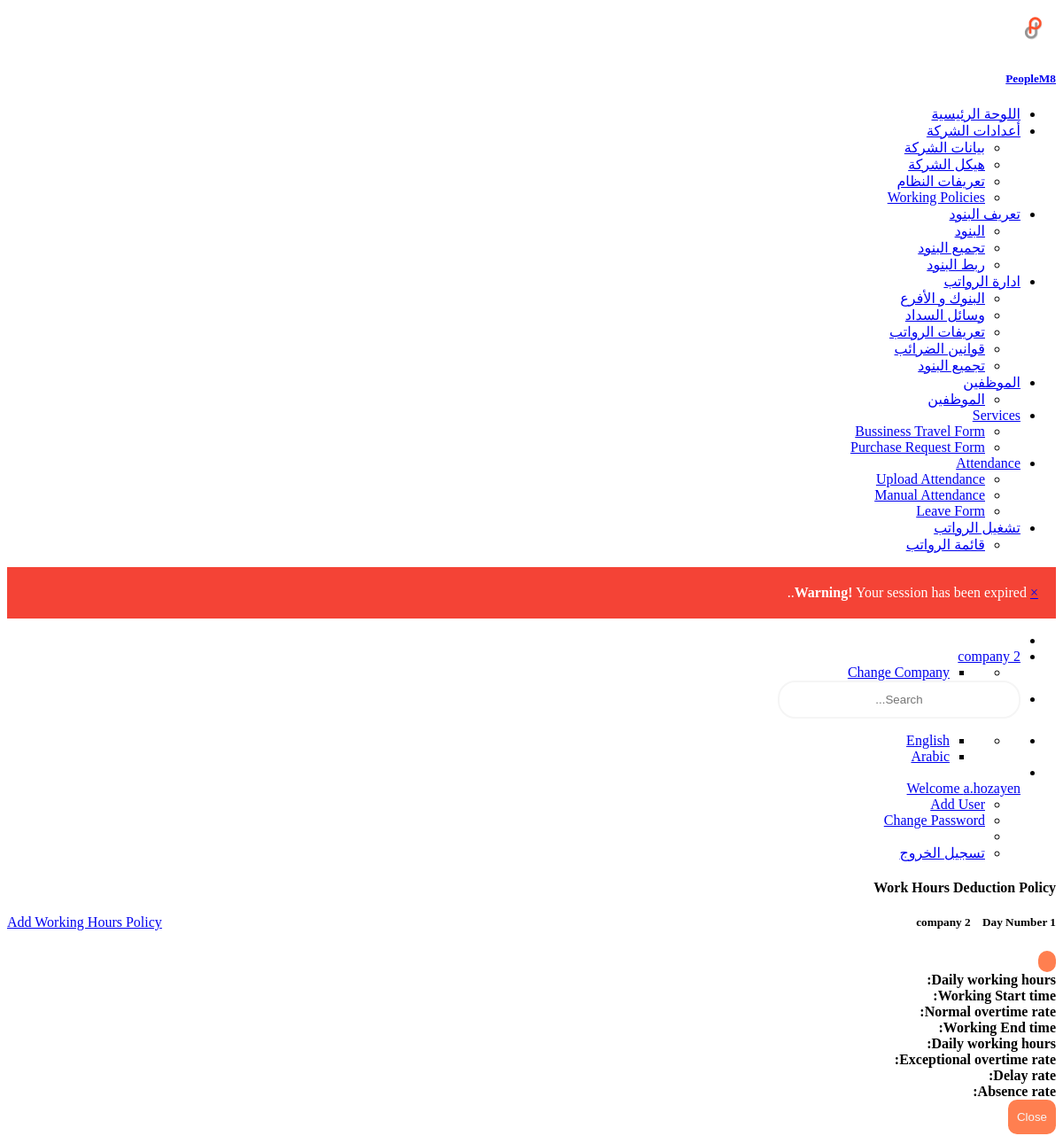
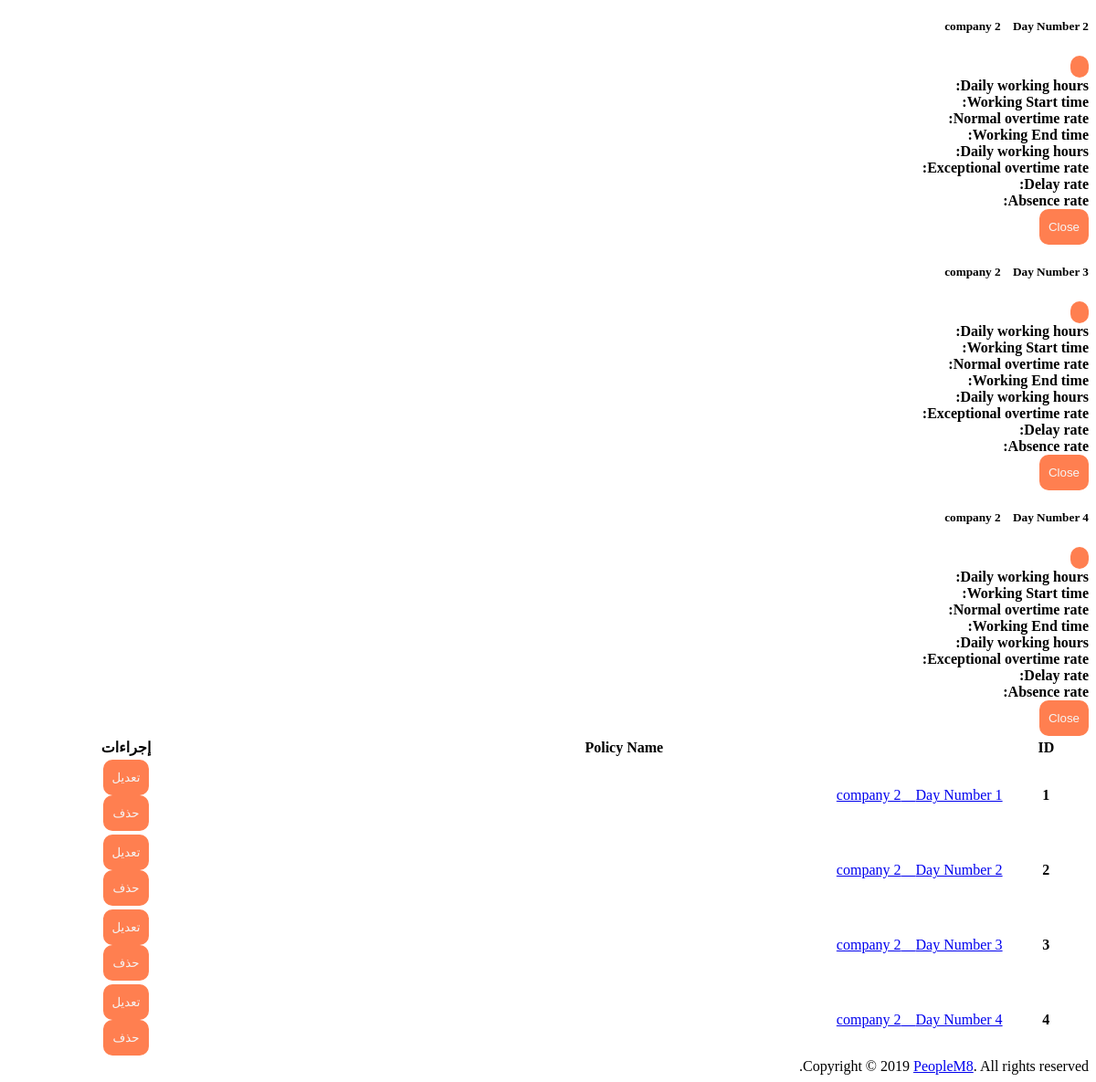
The app's page /com/policies/working-hrs-deductions/list/ (signed in) with its own data (2 pictures, top to bottom).
### custom_user/models.py (models this page shows)
class User(AbstractUser):
    emp_type_list = [("A", _("Admin")),
                     ("E", _("Employee"))]
    company = models.ForeignKey(Enterprise, null=True, blank=True, on_delete=models.CASCADE, related_name='company_user', verbose_name=_('Name'))
    employee_type = models.CharField(max_length=3, choices=emp_type_list, verbose_name=_('Employee Type'))
    business_unit_name = models.CharField(max_length=150, null=True, blank=True, verbose_name=_('Business Unit Name'))
    reg_tax_num = models.CharField(max_length=150, null=True, blank=True, verbose_name=_('Reg Tax Num'))
    commercail_record = models.CharField(max_length=150, null=True, blank=True, verbose_name=_('Commercail Record '))

### company/models.py (models this page shows)
class Enterprise(models.Model):
    enterprise_user = models.ForeignKey(settings.AUTH_USER_MODEL, on_delete=models.CASCADE, related_name="company_user")
    name = models.CharField(max_length=255, verbose_name=_('Company Name'))
    reg_tax_num = models.CharField(max_length=150, verbose_name=_('Reg Tax Num'))
    commercail_record = models.CharField(max_length=150, verbose_name=_('Commercial Record'))
    address1 = models.CharField(max_length=255, blank=True, null=True, verbose_name=_('Address1'))
    phone = models.CharField(max_length=255, blank=True, null=True, verbose_name=_('Phone'))
    mobile = models.CharField(max_length=255, blank=True, null=True, verbose_name=_('Mobile'))
    fax = models.CharField(max_length=255, blank=True, null=True, verbose_name=_('Fax'))
    email = models.EmailField(blank=True, null=True, verbose_name=_('Email'))
    country = models.ForeignKey(Country, on_delete=models.CASCADE, null=True, blank=True, verbose_name=_('Country'))
    slug = models.SlugField(blank=True, null=True)
    start_date = models.DateField(auto_now=False, auto_now_add=False, default=date.today, verbose_name=_('Start Date'))
    end_date = models.DateField(auto_now=False, auto_now_add=False, blank=True, null=True, verbose_name=_('End Date'))
    created_by = models.ForeignKey(settings.AUTH_USER_MODEL, blank=False, on_delete=models.CASCADE,
                                   related_name="company_created_by")
    creation_date = models.DateField(auto_now=True, auto_now_add=False)
    last_update_by = models.ForeignKey(settings.AUTH_USER_MODEL, blank=True, null=True, on_delete=models.CASCADE,
                                       related_name="company_last_update_by")
    last_update_date = models.DateField(auto_now=False, auto_now_add=True)
    attribute1 = models.CharField(max_length=255)
    attribute2 = models.CharField(max_length=255)
    attribute3 = models.CharField(max_length=255)
    attribute4 = models.CharField(max_length=255)
    attribute5 = models.CharField(max_length=255)
    attribute6 = models.CharField(max_length=255)
    attribute7 = models.CharField(max_length=255)
    attribute8 = models.CharField(max_length=255)
    attribute9 = models.CharField(max_length=255)
    attribute10 = models.CharField(max_length=255)
    attribute11 = models.CharField(max_length=255)
    attribute12 = models.CharField(max_length=255)
    attribute13 = models.CharField(max_length=255)
    attribute14 = models.CharField(max_length=255)
    attribute15 = models.CharField(max_length=255)
    def __str__(self):
        return self.name

class Working_Hours_Deductions_Policy(models.Model):
    class Meta:
        unique_together = ['working_hours_policy', 'day_number']
    working_hours_policy = models.ForeignKey(Working_Hours_Policy, blank=True, null=True, on_delete=models.CASCADE)
    day_number = models.IntegerField()
    delay_rate = models.DecimalField(decimal_places=2, max_digits=3, default=0.0)
    notify = models.BooleanField(default=False, )
    susbend = models.BooleanField(default=False, )
    start_date = models.DateField(auto_now=False, auto_now_add=False, default=date.today, verbose_name=_('Start Date'))
    end_date = models.DateField(auto_now=False, auto_now_add=False, blank=True, null=True, verbose_name=_('End Date'))
    created_by = models.ForeignKey(settings.AUTH_USER_MODEL, blank=False, on_delete=models.CASCADE,
                                   related_name="working_hr_deductions_created_by")
    creation_date = models.DateField(auto_now=True, auto_now_add=False)
    last_update_by = models.ForeignKey(settings.AUTH_USER_MODEL, blank=True, null=True, on_delete=models.CASCADE,
                                       related_name="working_hr_deductions_update_by")
    last_update_date = models.DateField(auto_now=False, auto_now_add=True)
    def __str__(self):
        return "Day Number " + str(self.day_number)

### company/views.py (the view)
# urls.py: path('working-hrs-deductions/list/', views.list_working_hours_deductions_view, name='working-hrs-deductions-list'),
@login_required(login_url='/login')
def list_working_hours_deductions_view(request):
    working_deductions_list = Working_Hours_Deductions_Policy.objects.filter(working_hours_policy__enterprise = request.user.company)
    working_hrs_deduction_form = WorkingHoursDeductionForm()
    context = {
        "page_title": _("Work Hours Deduction Policy"),
        'working_deductions_list': working_deductions_list,
    }
    return render(request, 'working-hrs-deductions-list.html', context=context)

### company/templates/working-hrs-deductions-list.html (shortened to what this page needs)
{% extends 'master.html'%}
{% load staticfiles%}
{% load crispy_forms_tags %}
{% load l10n %}
{% load i18n %}
{% block body%}
<div class="row" style="margin-left:0px;">
  <div class="col-md-8">
    <h4 class="c-grey-900">{{page_title|title}}</h4>
  </div>
  <div class="col-md-4">
    <div class="gap-10 peers {% if LANGUAGE_BIDI %} push-left {% else %} push-right {% endif %}">
      <div class="peer">
        <a href="{% url 'company:hours-deduction-policy-create' %}" class="btn cur-p btn-primary">{% trans "Add Working Hours Policy" %}</a>
      </div>
    </div>
  </div>
</div>
<div class="row" style="margin-left:0px;">
  <div class="col-md-12">
    <div class="bgc-white bd bdrs-3 p-20 mB-20">
      <table class="table table-striped table-bordered" id="dataTable" width="100%">
        <thead>
          <tr>
            <th>ID</th>
            <th>{% trans "Policy Name" %}</th>
            <th>{% trans "Actions" %}</th>
          </tr>
        </thead>
        <tbody>
          {% for policy in working_deductions_list %}
          <tr>
            <th scope="row">{{ forloop.counter }}</th>
            <td><a href="#" data-toggle="modal" data-target="#viewModal">{{request.user.company}}&emsp;{{ policy }}</a></td>
            <td class="Actions">
              <div class="w-100 gap-10 peers">
                <div class="peer">
                  <a href="{% url 'company:policy-correct' pk=policy.pk %}">
                    <button type="button" class="btn cur-p btn-outline-primary">{% trans "Update" %}</button>
                  </a>
                </div>
                <div class="peer">
                  <a href="#">
                    <button type="button" class="btn cur-p btn-outline-danger" data-toggle="modal" data-target="#delete-modal{{policy.pk}}">{% trans "Delete" %}</button>
                  </a>
                </div>
              </div>
            </td>
          </tr>
        </tbody>
        <div class="modal fade" id="viewModal" tabindex="-1" role="dialog" aria-labelledby="viewModalLabel" aria-hidden="true">
          <div class="modal-dialog" role="document">
            <div class="modal-content">
              <div class="modal-header">
                <h5 class="modal-title" id="exampleModalLabel">{{request.user.company}}&emsp;{{ policy }}</h5>
                <button type="button" class="close" data-dismiss="modal" aria-label="Close">
                </button>
              </div>
              <div class="modal-body">
                <div class="row">
                  <label class="col-md-6 col-form-label"><strong>Daily working hours:</strong></label>
                </div>
                <div class="row">
                  <label class="col-md-6 col-form-label"><strong>Working Start time:</strong></label>
                </div>
                <div class="row">
                  <label class="col-md-6 col-form-label">
                    <strong>Normal overtime rate:</strong>
                  </label>
                </div>
                <div class="row">
                  <label class="col-md-6 col-form-label">
                    <strong>Working End time:</strong>
                  </label>
                </div>
                <div class="row">
                  <label class="col-md-6 col-form-label">
                    <strong>Daily working hours:</strong>
                  </label>
                </div>
                <div class="row">
                  <label class="col-md-6 col-form-label">
                    <strong>Exceptional overtime rate:</strong>
                  </label>
                </div>
                <div class="row">
                  <label class="col-md-6 col-form-label">
                    <strong>Delay rate:</strong>
                  </label>
                </div>
                <div class="row">
                  <label class="col-md-6 col-form-label">
                    <strong>Absence rate:</strong>
                  </label>
                </div>
                <div class="modal-footer">
                  <button type="button" class="btn btn-secondary" data-dismiss="modal">Close</button>
                </div>
              </div>
            </div>
          </div>
          {% endfor %}
      </table>
    </div>
  </div>
</div>
{% endblock body%}

### MashreqPayroll/templates/top_nav.html (shortened to what this page needs)
{% load staticfiles %}
{% load i18n %}
{% load l10n %}
{% get_current_language_bidi as LANGUAGE_BIDI %}
<div class="header-container">
  <ul class="{% if LANGUAGE_BIDI %} nav-right {% else %} nav-left {% endif %}">
    <li><a id="sidebar-toggle" class="sidebar-toggle" href="javascript:void(0);"></a></li>
    <li class="notifications dropdown">
      <a href="#" class="dropdown-toggle no-after" data-toggle="dropdown">
        {% if LANGUAGE_BIDI %}
        <span class="fsz-sm c-grey-900">{{request.user.company}}</span>
        {% else %}
        <span class="fsz-sm c-grey-900">{{request.user.company}}</span>
        <i class="ti-angle-down" style="font-size: xx-small;"></i>
        {% endif %}
      </a>
      <ul class="dropdown-menu" style="min-width: 125px;">
        <li>
          <ul class="dropdown-menu p-5 fsz-sm" style="position: relative;">
            <li><a href="{% url 'company:user-companies-list' %}" class="d-b td-n pY-5 bgcH-grey-100 c-grey-700">{% trans "Change Company" %}</a></li>
          </ul>
        </li>
      </ul>
    </li>
    <li class="search-input"><input class="form-control" type="text" placeholder="Search..."></li>
  </ul>
  <ul class="{% if LANGUAGE_BIDI %} nav-left {% else %} nav-right {% endif %}">
    <li class="notifications dropdown">
      <ul class="dropdown-menu" style="min-width: 125px;">
        <li>
          <ul class="ovY-a pos-r scrollable lis-n p-0 m-0 fsz-sm">
            <li><a href="{% url 'home:en' %}" class="peers fxw-nw td-n p-20 bdB c-grey-800 cH-blue bgcH-grey-100">English</a></li>
            <li><a href="{% url 'home:ar' %}" class="peers fxw-nw td-n p-20 bdB c-grey-800 cH-blue bgcH-grey-100">Arabic</a></li>
          </ul>
        </li>
      </ul>
    </li>
    <li class="dropdown">
      <a href="#" class="dropdown-toggle no-after peers fxw-nw ai-c lh-1" data-toggle="dropdown">
        <div class="peer mR-10"><img class="w-2r bdrs-50p" src="#" alt=""></div>
        <div class="peer"><span class="fsz-sm c-grey-900">Welcome {{request.user}}</span></div>
      </a>
      <ul class="dropdown-menu fsz-sm">
        {% if request.user.employee_type == 'A'%}
        <li><a href="{% url 'home:new-user' %}" class="d-b td-n pY-5 bgcH-grey-100 c-grey-700">
            <span>{% trans "Add User" %}</span></a>
        </li>
        {% endif %}
        <li><a href="{% url 'home:password_change' %}" class="d-b td-n pY-5 bgcH-grey-100 c-grey-700">
            <span>{% trans "Change Password" %}</span></a>
        </li>
        <li role="separator" class="divider"></li>
        {% if user.is_authenticated %}
        <li>
          <a href="{% url 'home:logout' %}" class="d-b td-n pY-5 bgcH-grey-100 c-grey-700">
             <span>{% trans "Log out" %}</span>
          </a>
        </li>
        {% else %}
        <li>
          <a href="{% url 'home:user-login' %}" class="d-b td-n pY-5 bgcH-grey-100 c-grey-700">
            <i class="ti-power-off mR-10"></i> <span>{% trans "Log in" %}</span>
          </a>
        </li>
        {% endif %}
      </ul>
    </li>
  </ul>
</div>

### MashreqPayroll/static/css/style-main-ar.css (style rules this page uses)
body { text-align: right !important; }
input { border: 2px solid whitesmoke; border-radius: 20px; padding: 12px 10px; text-align: center; width: 250px; }
button { border: none; border-radius: 10px; padding: 12px 10px; text-align: center; cursor: pointer; background: coral; color: whitesmoke; }
.Actions { display: block ruby; text-align: center; }
.push-left { float: left; }

### MashreqPayroll/static/css/style.css (style rules this page uses)
th { text-align: center; }

### records on screen
User: user.company "company 2", user "a.hozayen"
Working_Hours_Deductions_Policy: day_number "Day Number 1"
Working_Hours_Deductions_Policy: day_number "Day Number 2"
Working_Hours_Deductions_Policy: day_number "Day Number 3"
Working_Hours_Deductions_Policy: day_number "Day Number 4"

### other values on screen
{{ message|safe }} "Your session has been expired."
{{ page_title|title }} "Work Hours Deduction Policy"
